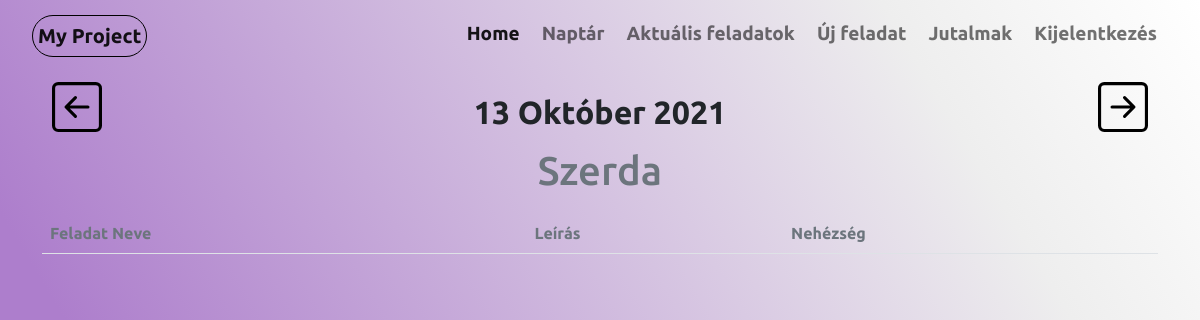
The page /day (signed in) on the database as committed earlier.
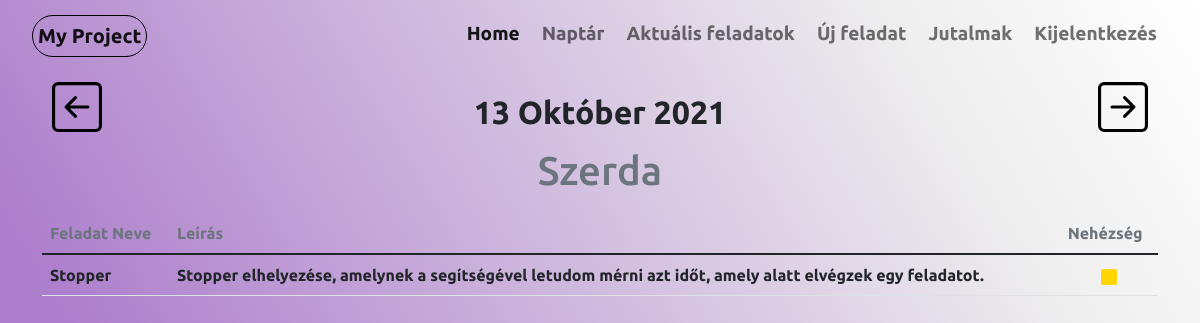
The same page on the database as committed later.
### website/models.py (models this page shows, shortened)
class Tasks(db.Model):
    task_id = db.Column(db.Integer,primary_key=True)
    project_id = db.Column(db.Integer, db.ForeignKey('projects.project_id'))
    task_name = db.Column(db.String(60))
    status = db.Column(db.Boolean, default=False)
    task_time = db.Column(db.String(60))
    difficulty = db.Column(db.String(60))
    description = db.Column(db.String(250))
    user_id = db.Column(db.Integer, db.ForeignKey('user.id'))

### website/views.py (the view)
@views.route("/day", methods=['GET','POST'])
@login_required
def day_view():
    with open('date.txt','r') as f:
        d = f.read().split('/')
        year = d[0]
        month = d[1]
        day = d[2]
        f.close()
    value= day1(int(year), int(month), int(day))
    print(value)
    user_task = db.session.query(Tasks).filter(Tasks.task_time == f"{year}-{month}-{day}"). \
        filter(Tasks.user_id == current_user.id).all()
    return render_template('day.html', user = current_user,value=value, month=month, tasks = user_task)

### website/__init__.py (called while the page is built)
def create_app():
    app = Flask(__name__)
    app.secret_key = secrets.token_urlsafe(16)
    app.config['SQLALCHEMY_DATABASE_URI'] = f'sqlite:///{DB_NAME}'
    db.init_app(app)
    from .views import views
    from .auth import auth
    app.register_blueprint(views)
    app.register_blueprint(auth)
    from .models import User
    login_manager = LoginManager()
    login_manager.login_view = 'auth.login'
    login_manager.init_app(app)
    @login_manager.user_loader
    def load_user(id):
        return User.query.get(int(id))
    create_database(app)
    return app

### website/date.py (called while the page is built)
def day1(year, month, day):
    try:
        day_name = calendar.weekday(year, month, day)
        return [day, months[month], year, days[day_name]]
    except Exception:
        return False

### website/templates/day.html (shortened to what this page needs)
{% extends "base.html"%}{% block title %}Nap{% endblock %}
{%block content%}
<div style="margin:15px 10px 10px 10px ;">
    <ul class="nav justify-content-between">
        <li class="nav-item">
            <a href="/last_day/{{ value.0 }}">
            </a>
        </li>
        <li class="nav-item">
            <div class="col">
                <h3 class="text-center">
                    <a class="nav-link link-dark fs-2" href="/{{ value.2 }}/{{ month }}">{{ value.0 }}  {{ value.1 }}  {{ value.2 }}</a>
                </h3>
                <h1 class="fs-1 text-secondary">
                    <div style="text-align: center;">{{ value.3 }}</div>
                </h1>
            </div>
        </li>
        <li class="nav-item">
            <a href="/next_day/{{ value.0 }}">
            </a>
        </li>
    </ul>
</div>
<table class="table  table-hover fs-6 fw-bold">
    <thread>
        <td class="fs-6 text-secondary">Feladat Neve</td>
        <td class="fs-6 text-secondary">Leírás</td>
        <td class="fs-6 text-secondary">Nehézség</td>
    </thread>
    <tbody>
        {%for task in tasks%}
            {%if task.status == True%}
                    <tr>
                        <td> {{task.task_name}}</td>
                        <td> {{task.description}}</td>
                        <td style="text-align: center;">
                            {%if task.difficulty == "Könnyű"%}
                            <svg xmlns="http://www.w3.org/2000/svg" width="16" height="16" fill="#01ff01" class="bi bi-square-fill" viewBox="0 0 16 16">
                                <path d="M0 2a2 2 0 0 1 2-2h12a2 2 0 0 1 2 2v12a2 2 0 0 1-2 2H2a2 2 0 0 1-2-2V2z"/>
                            </svg>
                            {%elif task.difficulty == "Közepes"%}
                            <svg xmlns="http://www.w3.org/2000/svg" width="16" height="16" fill="#ffd601" class="bi bi-square-fill" viewBox="0 0 16 16">
                                <path d="M0 2a2 2 0 0 1 2-2h12a2 2 0 0 1 2 2v12a2 2 0 0 1-2 2H2a2 2 0 0 1-2-2V2z"/>
                            </svg>
                            {%else%}
                            <svg xmlns="http://www.w3.org/2000/svg" width="16" height="16" fill="#9b0101" class="bi bi-square-fill" viewBox="0 0 16 16">
                                <path d="M0 2a2 2 0 0 1 2-2h12a2 2 0 0 1 2 2v12a2 2 0 0 1-2 2H2a2 2 0 0 1-2-2V2z"/>
                            </svg>
                            {%endif%}
                        </td>
                    {%endif%}
        {%endfor%}
    </tbody>
</table>
{%endblock%}

Rows that differ between the two databases and show on the page:
added Tasks: task_name "Stopper", description "Stopper elhelyezése, amelynek a segítségével letudom mérni azt időt, amely alatt elvégzek egy feladatot.", difficulty "Közepes" (drawn)
